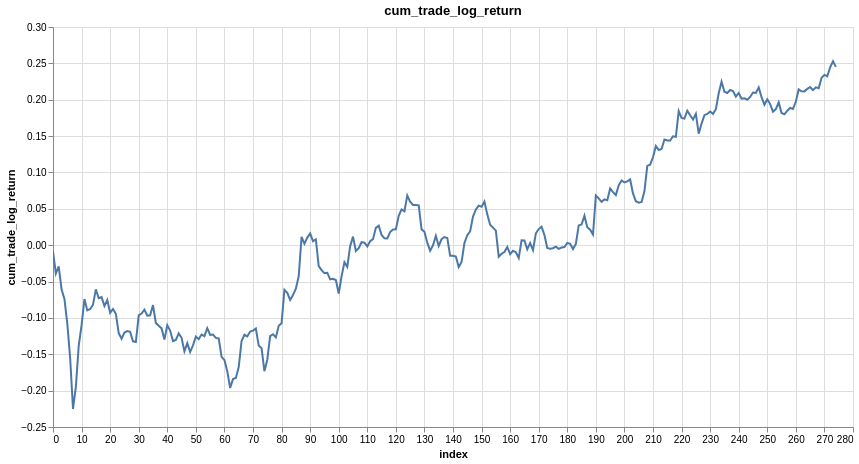

Here is the notebook cell this chart was saved with:
### Markdown cell above
#### display equity curve (log space)

### Code cell
research.plot_column(trades, 'cum_trade_log_return')

### Figure 1 — Vega-Lite specification as saved in the notebook (floating-point values rounded to 4 significant figures; data arrays with more than 128 entries replaced by an {"elided": "..."} marker saying what was removed)
{"config": {"view": {"continuousWidth": 300, "continuousHeight": 300}}, "data": {"name": "data-59c5ebaa1791c560c56a38f74d70cf46"}, "mark": {"type": "line", "tooltip": true}, "encoding": {"x": {"field": "index", "type": "quantitative"}, "y": {"field": "cum_trade_log_return", "type": "quantitative"}}, "height": 400, "params": [{"name": "param_1e9efca18e7a2868", "select": {"type": "interval", "encodings": ["x", "y"]}, "bind": "scales"}], "title": "cum_trade_log_return", "width": 800, "$schema": "https://vega.github.io/schema/vega-lite/v6.1.0.json", "datasets": {"data-59c5ebaa1791c560c56a38f74d70cf46": {"elided": "275 records"}}}
